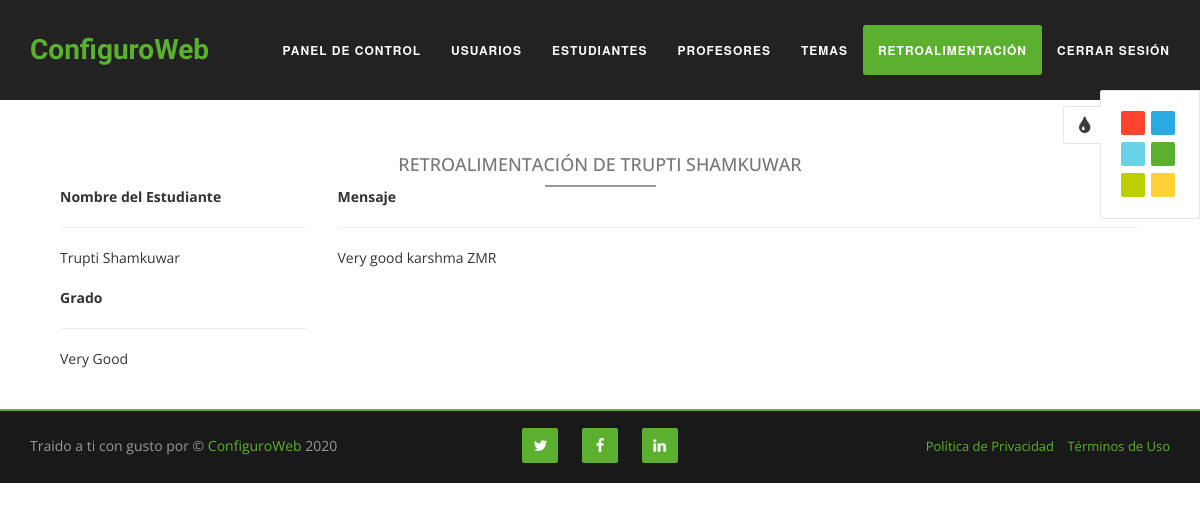
The page /viewadminfeedback.php?id=16 (signed in) on the database its author committed.
### tables this page shows
CREATE TABLE `feedbacks` (
  `id` int(11) NOT NULL,
  `user_student_id` int(11) NOT NULL,
  `user_professor_id` int(11) NOT NULL,
  `msg` text NOT NULL,
  `grade` varchar(100) NOT NULL,
  `created` datetime NOT NULL
);

CREATE TABLE `users` (
  `id` int(11) NOT NULL,
  `fname` varchar(100) NOT NULL,
  `lname` varchar(100) NOT NULL,
  `mobile` varchar(14) NOT NULL,
  `address` text NOT NULL,
  `gender` varchar(10) NOT NULL,
  `email` varchar(100) NOT NULL,
  `dob` datetime NOT NULL,
  `password` varchar(200) NOT NULL,
  `question` varchar(200) NOT NULL,
  `answer` varchar(200) NOT NULL,
  `role` varchar(50) NOT NULL,
  `imgurl` varchar(200) NOT NULL,
  `status` int(11) NOT NULL,
  `created` datetime NOT NULL,
  `modified` datetime NOT NULL
);

### classes/Feedbacks.php (called while the page is built, shortened)
<?php
include_once 'Connection.php';
class Feedbacks {
   private $id;
   function setId($id) {
       $this->id = $id;
   }
   public function viewAdminFeedback(){
       $connection = new Connection();
       $query = "SELECT users.fname,users.lname,feedbacks.* FROM feedbacks INNER JOIN users ON "
               . "(users.id = feedbacks.user_student_id) WHERE feedbacks.id = ".$this->id;
       $result = $connection->allSelect($query);
       return $result;
   }
}

### classes/Connection.php (called while the page is built, shortened)
<?php
class Connection {
        private $host = "localhost";
        private $user = "root";
        private $password = "";
        private $database = "template";
        public function getConnection(){
            $conn = new mysqli($this->host, $this->user, $this->password, $this->database);
            return $conn;
        }
        public function allSelect($query){
            $conn = $this->getConnection();
            $result = $conn->query($query);
            return $result;
        }
}

### classes/Users.php (called while the page is built, shortened)
<?php
include_once 'Connection.php';
class Users{
        public $id;
        function setId($id) {
            $this->id = $id;
        }
    public function getUserById(){
        $connection = new Connection();
        $query = "SELECT * FROM users where id = ".$this->id;
        $result = $connection->allSelect($query);
        return $result;
    }
}

### viewadminfeedback.php (the view, shortened to what this page needs)
<?php
    include_once "classes/Feedbacks.php";
    include_once "classes/Users.php";
    $feedback = new Feedbacks();
    if(isset($_GET['id'])){
        $feedback->setId($_GET['id']);
        if(Session::get('role') == 'Admin'){
            $result = $feedback->viewAdminFeedback();
        }else{
               exit();
        }
    }else{
        exit();
    }
    include  "header.php";
?>
<link rel="stylesheet" href="css/header.css" >
        <section id="feature" class="feature-section first-section">
            <div class="container">
                <div class="row" style="margin-top: 10px">
                    <div class="col-md-12">
                        <?php if($result->num_rows > 0){
                            $row = $result->fetch_assoc();
                            ?>
                        <div class="col-md-12 welcome-section">
                            <h4 class="text-center">Retroalimentación de <?php echo $row['fname']." ".$row['lname']; ?></h4>
                            <div class="border"></div>
                            <div class="col-md-3 col-xs-12">
                                <b>Nombre del Estudiante</b>
                                <hr/>
                                <?php
                                    $user = new Users();
                                    $user->setId($row['user_student_id']);
                                    $userResult = $user->getUserById();
                                    $userrow = $userResult->fetch_assoc();
                                ?>
                                <?php echo $userrow['fname']." ".$userrow['lname']; ?><br/><br/>
                                <b> Grado</b>
                                <hr/>
                                <?php echo $row['grade']; ?>
                            </div>
                            <div class="col-md-9 col-xs-12">
                                <b> Mensaje</b>
                                <hr/>
                                <span class="text-justify">
                                    <?php echo $row['msg']; ?>
                                </span>
                            </div>
                        </div>
                        <?php } ?>
                    </div>
                </div>
            </div>
        </section>
<?php include "footer.php"; ?>

### css/style.css (style rules this page uses)
body { overflow-x: hidden; font-family: 'Open Sans', sans-serif; }
h1, h2, h3, h4, h5, h6 { text-transform: uppercase; }
.feature-section { padding-top: 100px; }
.welcome-section { padding-bottom: 40px; }
.border { border-top: 1px solid #999; border-bottom: 1px solid #999; margin: 0 45%; -webkit-transition: all 0.3s; -moz-transition: all 0.3s; -o-transition: all 0.3s; transition: all 0.3s; }
.welcome-section h4 { padding-top: 20px; color: #777; }

### css/header.css (style rules this page uses)
.first-section { padding-top:115px; }

### rows shown on the page
feedbacks: users.fname "TRUPTI", users.lname "SHAMKUWAR", grade "Very Good", msg "Very good karshma ZMR"
users: fname "Trupti", lname "Shamkuwar"
